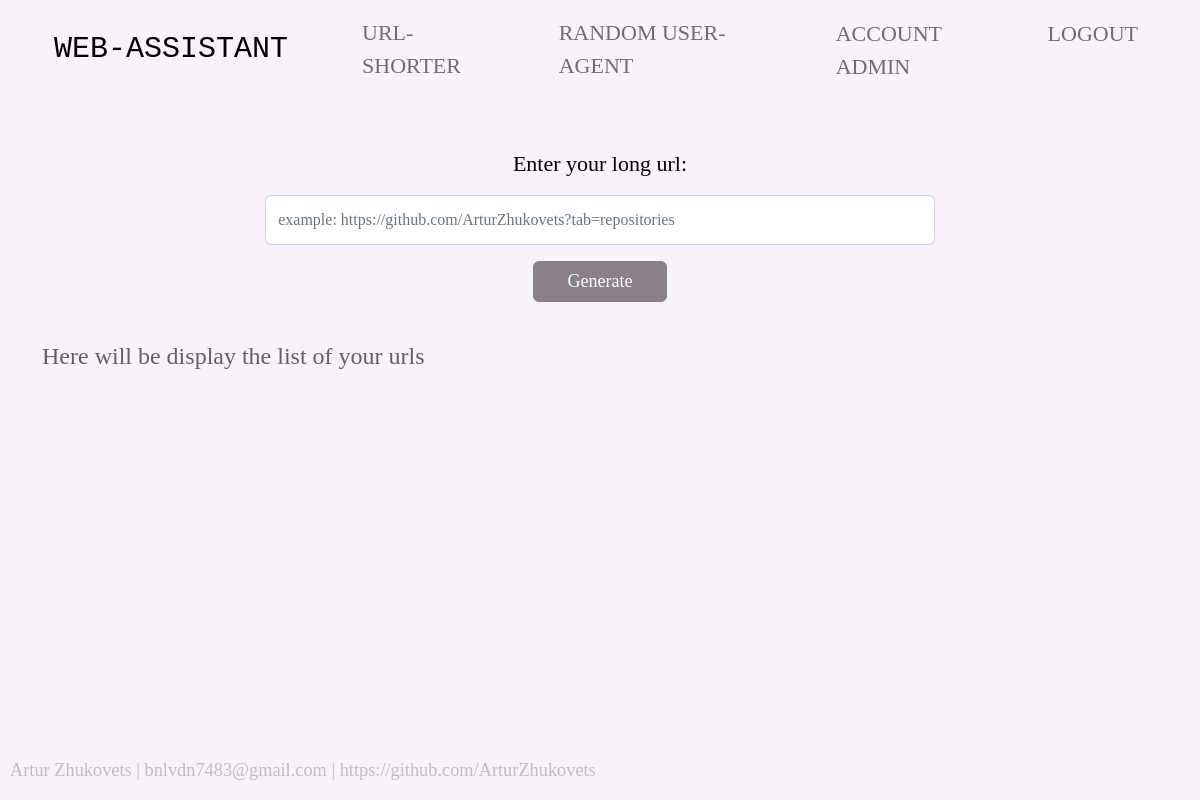
/shorter/ (signed in), run on an earlier commit of the app's database.
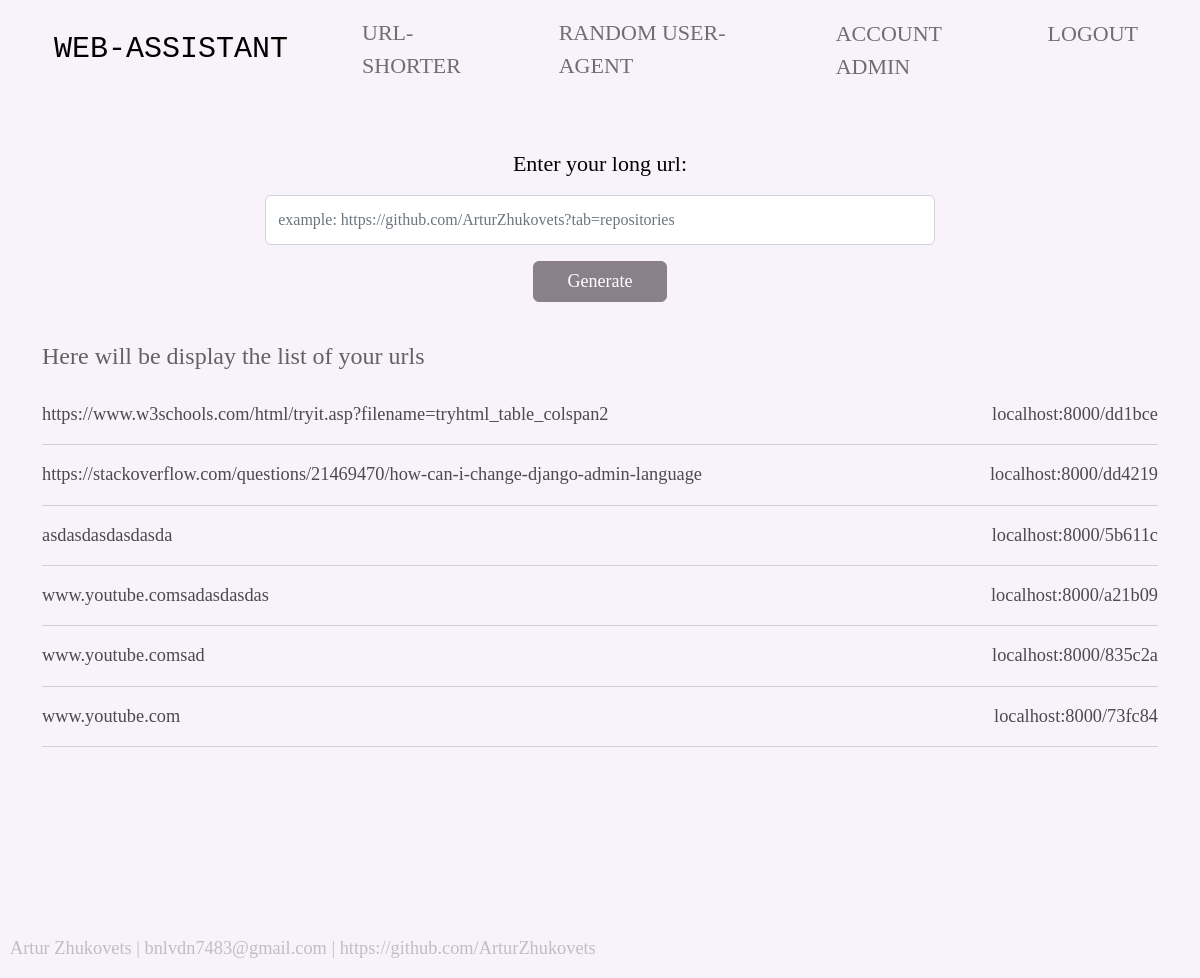
And on a later commit of the database.
### shorter/models.py (models this page shows, shortened)
class Url(models.Model):
    source_url = models.CharField(max_length=500, validators=[MinLengthValidator(8)])
    url_id = models.CharField(max_length=20)
    class Meta:
        ordering = ['-id']

### shorter/views.py (the view)
# urls.py: path('', shorter, name='shorter'),
def shorter(request):
    list_of_urls = Url.objects.all()
    url_id = str(uuid4())[:6]
    generated_url = DOMAIN + url_id
    if request.method == 'POST':
        form = UrlForm(request.POST)
        if form.is_valid() and not Url.objects.filter(source_url=form.cleaned_data['source_url']):
            new_url = Url(source_url=form.cleaned_data['source_url'], url_id=url_id)
            new_url.save()
            context = {'form': form, 'url_id': url_id, 'result':generated_url, 'list':list_of_urls, 'domain':DOMAIN}
            return render(request, 'shorter/shorter.html', context)
        else:
            error = 'This url is already exist'
            return render(request, 'shorter/shorter.html', {'form': form, 'error':error, 'list':list_of_urls, 'domain':DOMAIN})
    else:
        form = UrlForm()
    return render(request, 'shorter/shorter.html', context={'form': form, 'list':list_of_urls, 'domain':DOMAIN})

### shorter/forms.py
class UrlForm(ModelForm):
    class Meta:
        model = Url
        fields = ('source_url', )
        labels = {'source_url': 'Enter your long url'}
        widgets = {
            'source_url': TextInput(attrs={
                'class': 'form-control',
                'placeholder': 'example: https://github.com/ArturZhukovets?tab=repositories'
            })
        }
        error_messages = {'min_length': 'Your url is already too short! The new url will be longer'}

### shorter/templates/shorter/shorter.html (shortened to what this page needs)
{% extends 'base.html' %}
{% load static %}
{% block greetings %}
    {% if user.is_authenticated %}
    <div class="shorter-content">
    <form action="" method="post">
        {{ form.as_p }}
        <button class="btn btn-dark" type="submit"> Generate </button>
    </form>
    </div>
    <div class="list-shorter">
        <h3>Here will be display the list of your urls</h3>
        <ul>
            {% for item in list %}
            <li>
                <div class="short_url">
                <a href="{%url 'to_source_url' item.url_id %}">{{item.source_url}}</a>
                <a href="{%url 'to_source_url' item.url_id %}">{{domain}}{{item.url_id}}</a>
                </div>
            </li>
            <hr>
            {% endfor %}
        </ul>
    </div>
{% endif %}
{% endblock %}

### templates/base.html (shortened to what this page needs)
{% load static %}
<!DOCTYPE html>
<html lang="en">
<head>
    <link href="https://cdn.jsdelivr.net/npm/bootstrap@5.2.0-beta1/dist/css/bootstrap.min.css" rel="stylesheet">
    <link rel="stylesheet" href="{% static 'css/base.css' %}">
</head>
<body>
<header>
    <div class="container">
        <nav class="navbar navbar-expand-lg navbar-light">
            <div class="container-fluid">
                <a class="navbar-brand" href="{% url 'home' %}">Web-assistant</a>
                <div class="collapse navbar-collapse" id="navbarSupportedContent">
                    <ul class="navbar-nav ml-auto mb-4 mb-lg-0">
                        <li class="nav-item"><a class="nav-link" href="{% url 'shorter' %}">Url-shorter</a></li>
                        <li class="nav-item"><a class="nav-link" href="{% url 'user_agent' %}">Random User-Agent</a></li>
                    </ul>
                    {% if request.user.is_authenticated %}
                    <div class="collapse navbar-collapse justify-content-end">
                        <ul class="navbar-nav ml-auto mb-4 mb-lg-0">
                            <li class="nav-item"><span class="nav-link user">ACCOUNT {{ user.username }}</span></li>
                            <li class="nav-item"><a class="nav-link" href="{% url 'logout' %}">Logout</a></li>
                        </ul>
                            {% endif %}
                    </div>
                </div>
            </div>
        </nav>
    </div>
</header>
    <div class="container mt-5">
                    {% block greetings %}
                    {% endblock %}
    </div>
<footer>
    <p><a href="https://www.linkedin.com/in/arturpythonzhukovets/">Artur Zhukovets</a> | bnlvdn7483@gmail.com | <a href="https://github.com/ArturZhukovets">https://github.com/ArturZhukovets</p>
</footer>
</body>
</html>

### static/css/base.css (style rules this page uses)
body { overflow-x:hidden; background-color: #f8f2fa; font-family: 'Playfair Display', serif; color: #626262; font-size: 22px; }
a { color: #4a4b4f; transition: 0.8s; text-decoration: none; display: inline-block }
header .navbar-light { background-color: #f8f2fa; }
header .navbar-brand { font-family: 'Inconsolata', monospace; font-size: 30px; color: #000; text-transform: uppercase; }
header .nav-item { text-transform: uppercase; margin-left: 50px; }
header .nav-item a::after { content: ''; display: block; width: 100%; background-color: #ccc; height: 1px; transform: scale(0); transition: all .3s; }
header .nav-link { color: #b4ade; }
.btn-dark { width: 20%; font-size: large; background-color: #8a8089; border-color: #8a8089; }
.nav-item { color: #b4ade; text-decoration: none; }
footer { margin-left: 10px; color: #6262625c; position: fixed; bottom: 0; font-size: smaller; }
footer a { color: #6262625c; display: inline; }
div .shorter-content { text-align: center; width: 60%; margin-left: 20%; }
div .shorter-content label { margin-bottom: 15px; color: black; }
div .shorter-content input { height: 49.75px; }
div .short_url { display: flex; justify-content: space-between; }
div .list-shorter { margin-top: 40px; }
div .list-shorter h3 { margin-bottom: 30px; font-size: 1.5rem; }
div .list-shorter ul { list-style-type: none; padding-left: 0px; font-size: smaller; }

What changed in the data, as far as the page shows it:
added Url: source_url "https://www.w3schools.com/html/tryit.asp?filename=tryhtml_table_colspan2", domain "localhost:8000/", url_id "dd1bce"
added Url: source_url "https://stackoverflow.com/questions/21469470/how-can-i-change-django-admin-language", domain "localhost:8000/", url_id "dd4219"
added Url: source_url "asdasdasdasdasda", domain "localhost:8000/", url_id "5b611c"
added Url: source_url "www.youtube.comsadasdasdas", domain "localhost:8000/", url_id "a21b09"
added Url: source_url "www.youtube.comsad", domain "localhost:8000/", url_id "835c2a"
added Url: source_url "www.youtube.com", domain "localhost:8000/", url_id "73fc84"
